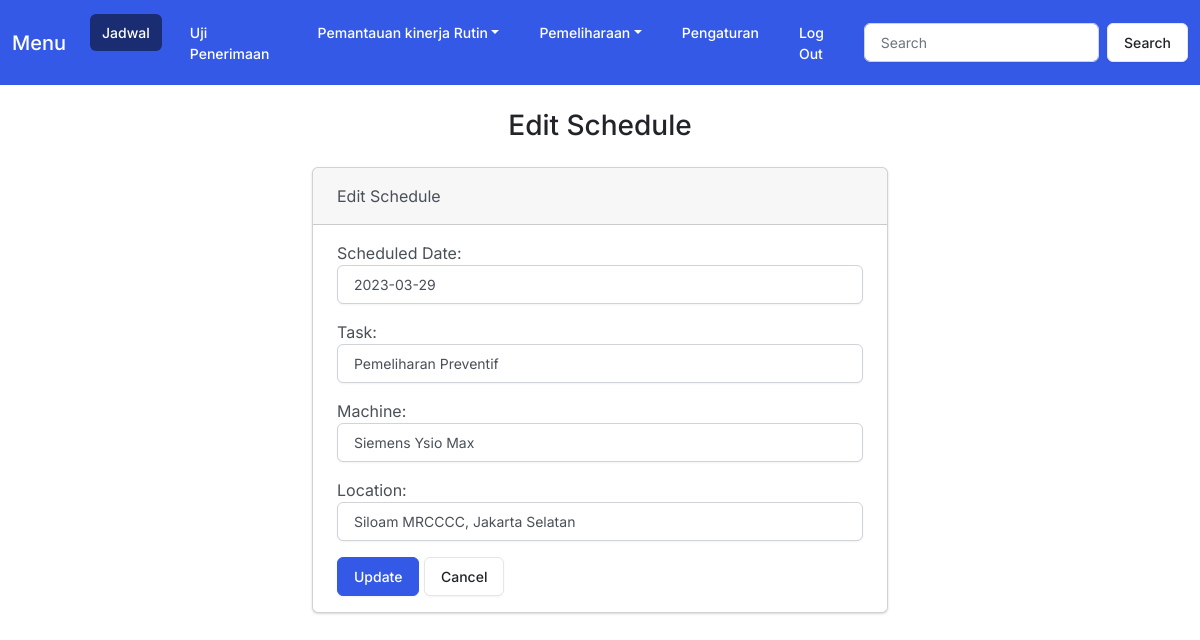
Page /edit/4/ on the committed database.
### myapp/models.py (models this page shows)
class Schedule(models.Model):
    user = models.ForeignKey(User, on_delete=models.CASCADE, null=True)
    task_date = models.DateField(null=True)
    task = models.CharField(max_length=150)
    machine = models.CharField(max_length=150)
    location = models.CharField(max_length=150)

### myapp/views.py (the view)
# urls.py: path('edit/<int:id>/', views.edit, name='edit'),
def edit(request, id):
    if request.method == 'POST':
        schedule = Schedule.objects.get(pk=id)
        form = Scheduleform(request.POST, instance=schedule)
        if form.is_valid():
            form.save()
            return render(request, 'myapp/edit.html', {
                'form': form,
                'success': True
            })
    else:
        schedule = Schedule.objects.get(pk=id)
        form = Scheduleform(instance=schedule)
    return render(request, 'myapp/edit.html', {
        'form': form
    })

### myapp/forms.py
class Scheduleform(forms.ModelForm):
    class Meta:
        model = Schedule
        fields = ['task_date', 'task', 'machine', 'location']
        labels = {
            'task_date': 'Scheduled Date',
            'task': 'Task',
            'machine': 'Machine',
            'location': 'Location',
        }
        widgets = {
            'task_date': forms.DateInput(attrs={'class': 'form-control'}),
            'task': forms.TextInput(attrs={'class': 'form-control'}),
            'machine': forms.TextInput(attrs={'class': 'form-control'}),
            'location': forms.TextInput(attrs={'class': 'form-control'})
        }

### myapp/templates/myapp/edit.html (shortened to what this page needs)
{% extends 'myapp/base.html' %}
{% block body %}
    <h3 class="text-center m-4">Edit Schedule</h3>
    {% if success %}
    <div class="alert alert-success" role="alert">
        The schedule updated sucessfully.
        <a href="{% url 'home' %}" class="alert-link">Go to Schedule.</a>
    </div>
    {% else %}
    <div class="row justify-content-center">
        <div class="col-6">
            <div class="card bg-secondary mb-3">
                <div class="card-header">Edit Schedule</div>
                <div class="card-body">
                    <form action="" method="POST">
                        {{ form.as_p }}
                        <button type="submit" class="btn btn-primary">Update</button>
                        <a href="{% url 'home' %}" class="btn btn-secondary">Cancel</a>
                    </form>
                </div>
            </div>
        </div>
    {% endif %}
{% endblock %}

### rows in the picture
Schedule: task_date "2023-03-29", task "Pemeliharan Preventif", machine "Siemens Ysio Max", location "Siloam MRCCCC, Jakarta Selatan"
